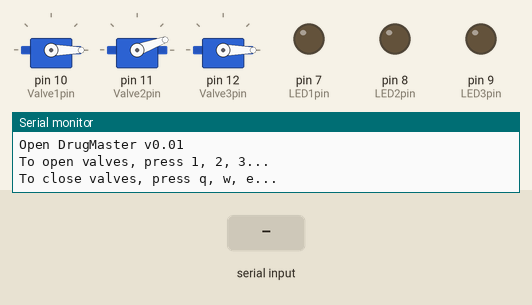
Recording of a sketch running on a simulated Arduino Uno, built with avr-gcc and run on an emulated ATmega328P. On the bench: 3 × servo, output pins drawn as LEDs (lit = HIGH), the last lines printed to the serial monitor. The test bench sets the inputs (shaded band). Pins used as bus, display or sensor lines are not drawn.

Above: at 1.2 s.
1.3 s: "1" received over Serial
At 2.9 s:
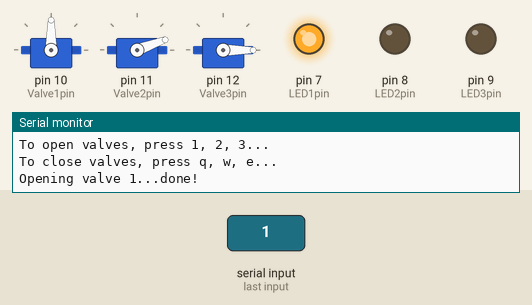
3.5 s: "2" received over Serial
At 4.8 s:
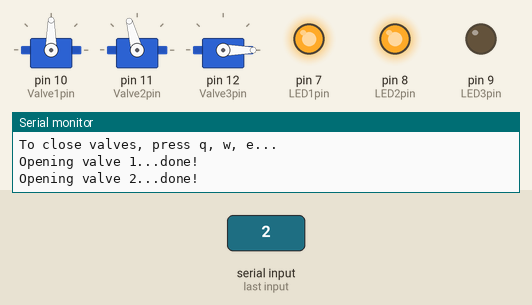
5.5 s: "q" received over Serial
At 6.7 s:
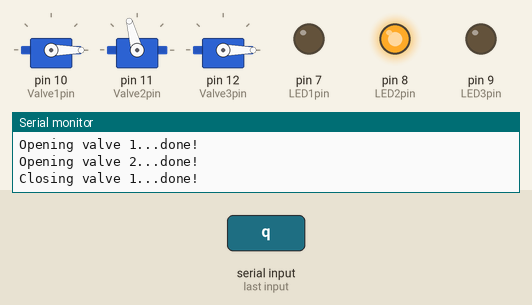
7.5 s: "3" received over Serial
At 8.7 s:
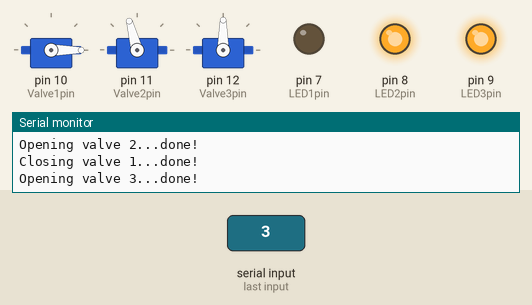
9.5 s: "w" received over Serial
At 10.5 s:
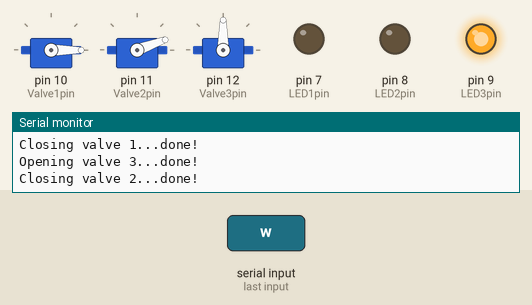
11.5 s: "e" received over Serial
At 12.4 s:
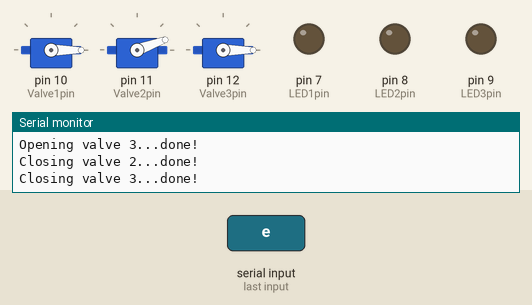
Timing chart, 0 to 14.5 s (numbered marks = the images above; inputs shaded):
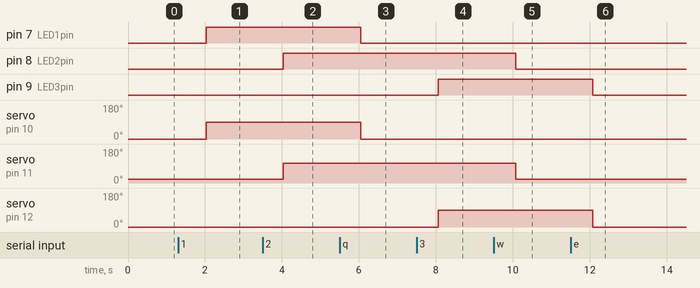

Measured:
- after the input at 1.3 s, pin 7 (LED1pin): LOW → HIGH after 0.73 s; servo on pin 10 (Valve1pin): 0° → 90° after 0.73 s
- after the input at 3.5 s, pin 8 (LED2pin): LOW → HIGH after 0.54 s; servo on pin 11 (Valve2pin): 20° → 105° after 0.54 s
- after the input at 5.5 s, pin 7 (LED1pin): HIGH → LOW after 0.55 s; servo on pin 10 (Valve1pin): 90° → 0° after 0.55 s
- after the input at 7.5 s, pin 9 (LED3pin): LOW → HIGH after 0.56 s; servo on pin 12 (Valve3pin): 0° → 90° after 0.56 s
- after the input at 9.5 s, pin 8 (LED2pin): HIGH → LOW after 0.57 s; servo on pin 11 (Valve2pin): 105° → 20° after 0.57 s
- after the input at 11.5 s, pin 9 (LED3pin): HIGH → LOW after 0.58 s; servo on pin 12 (Valve3pin): 90° → 0° after 0.58 s

The sketch:

Drugsystem_v1.ino
```cpp
#include <Servo.h>

char sCmd; // Data received from the serial port

int Valve1pin       = 10;
int Valve2pin       = 11;
int Valve3pin       = 12;

int LED1pin         = 7;
int LED2pin         = 8;
int LED3pin         = 9;

int TriggerPin      = 13; //

Servo Valve1Servo;
Servo Valve2Servo;
Servo Valve3Servo;

int Valve1Pos1 = 0; // up (inflow OFF)
int Valve1Pos2 = 90; // sideways (ON)
int Valve1Pos3 = 180; // down (outflow OFF)

int Valve2Pos1 = 20;
int Valve2Pos2 = 105;
int Valve2Pos3 = 180;

int Valve3Pos1 = 0;
int Valve3Pos2 = 90;
int Valve3Pos3 = 180;


int Valve1Angle = Valve1Pos1;
int Valve2Angle = Valve2Pos1;
int Valve3Angle = Valve3Pos1;


int trigger_ms = 10;

/////////////////////////////////

void setup(){

  Valve1Servo.attach(Valve1pin);
  Valve1Servo.write(Valve1Angle);
  Valve2Servo.attach(Valve2pin);
  Valve2Servo.write(Valve2Angle);
  Valve3Servo.attach(Valve3pin);
  Valve3Servo.write(Valve3Angle);

  pinMode(LED1pin, OUTPUT); // Set pin as OUTPUT
  pinMode(LED2pin, OUTPUT); // Set pin as OUTPUT
  pinMode(LED3pin, OUTPUT); // Set pin as OUTPUT

  pinMode(TriggerPin, OUTPUT); // Set pin as OUTPUT
  Serial.begin(9600); // Start serial communication at 9600 bps

  Serial.println("Open DrugMaster v0.01");
  Serial.println("To open valves, press 1, 2, 3...");
  Serial.println("To close valves, press q, w, e...");

}

void loop(){

  digitalWrite(TriggerPin, LOW); // trigger low
  if(Serial.available()) {
    sCmd = Serial.read();
    switch (sCmd) {

     case '1':  // Open Valve 1
        Serial.print("Opening valve 1...");
        Valve1Angle = Valve1Pos2;
        Valve1Servo.write(Valve1Angle);
        digitalWrite(LED1pin, HIGH);       // LED
        digitalWrite(TriggerPin, HIGH);       // Trigger
        delay(trigger_ms);
        digitalWrite(TriggerPin, LOW);
        Serial.println("done!");
        break;

     case 'q':  // Close Valve 1
        Serial.print("Closing valve 1...");
        Valve1Angle = Valve1Pos1;
        Valve1Servo.write(Valve1Angle);
        digitalWrite(LED1pin, LOW);       // LED
        digitalWrite(TriggerPin, HIGH);       // Trigger
        delay(trigger_ms);
        digitalWrite(TriggerPin, LOW);
        Serial.println("done!");
        break;


         case '2':  // Open Valve 2
        Serial.print("Opening valve 2...");
        Valve2Angle = Valve2Pos2;
        Valve2Servo.write(Valve2Angle);
        digitalWrite(LED2pin, HIGH);       // LED
        digitalWrite(TriggerPin, HIGH);       // Trigger
        delay(trigger_ms);
        digitalWrite(TriggerPin, LOW);
       Serial.println("done!");
        break;

     case 'w':  // Close Valve 2
        Serial.print("Closing valve 2...");
        Valve2Angle = Valve2Pos1;
        Valve2Servo.write(Valve2Angle);
        digitalWrite(LED2pin, LOW);       // LED
        digitalWrite(TriggerPin, HIGH);       // Trigger
        delay(trigger_ms);
        digitalWrite(TriggerPin, LOW);
        Serial.println("done!");
        break;

        case '3':  // Open Valve 3
        Serial.print("Opening valve 3...");
        Valve3Angle = Valve3Pos2;
        Valve3Servo.write(Valve3Angle);
        digitalWrite(LED3pin, HIGH);       // LED
        digitalWrite(TriggerPin, HIGH);       // Trigger
        delay(trigger_ms);
        digitalWrite(TriggerPin, LOW);
       Serial.println("done!");
        break;

     case 'e':  // Close Valve 3
        Serial.print("Closing valve 3...");
        Valve3Angle = Valve3Pos1;
        Valve3Servo.write(Valve3Angle);
        digitalWrite(LED3pin, LOW);       // LED
        digitalWrite(TriggerPin, HIGH);       // Trigger
        delay(trigger_ms);
        digitalWrite(TriggerPin, LOW);
       Serial.println("done!");
        break;
    }
  }

  delay(1000);

//  Valve1Angle+=90;
//  if (Valve1Angle>180){Valve1Angle=0;}
//  Valve1Servo.write(Valve1Angle);


}
```
